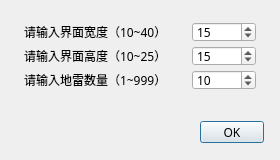
<?xml version="1.0" encoding="UTF-8"?>
<ui version="4.0">
 <class>CustomDialog</class>
 <widget class="QDialog" name="CustomDialog">
  <property name="geometry">
   <rect>
    <x>0</x>
    <y>0</y>
    <width>280</width>
    <height>160</height>
   </rect>
  </property>
  <property name="minimumSize">
   <size>
    <width>280</width>
    <height>160</height>
   </size>
  </property>
  <property name="maximumSize">
   <size>
    <width>280</width>
    <height>160</height>
   </size>
  </property>
  <property name="font">
   <font>
    <family>微软雅黑</family>
   </font>
  </property>
  <property name="windowTitle">
   <string>自定义 Mine Sweeper</string>
  </property>
  <widget class="QPushButton" name="pDoneButton">
   <property name="geometry">
    <rect>
     <x>200</x>
     <y>121</y>
     <width>64</width>
     <height>22</height>
    </rect>
   </property>
   <property name="font">
    <font>
     <family>微软雅黑</family>
     <pointsize>9</pointsize>
    </font>
   </property>
   <property name="text">
    <string>OK</string>
   </property>
  </widget>
  <widget class="QLabel" name="pWidthLabel">
   <property name="geometry">
    <rect>
     <x>24</x>
     <y>24</y>
     <width>160</width>
     <height>16</height>
    </rect>
   </property>
   <property name="font">
    <font>
     <family>微软雅黑</family>
    </font>
   </property>
   <property name="text">
    <string>请输入界面宽度（10~40）</string>
   </property>
  </widget>
  <widget class="QLabel" name="pHeightLabel">
   <property name="geometry">
    <rect>
     <x>24</x>
     <y>48</y>
     <width>160</width>
     <height>16</height>
    </rect>
   </property>
   <property name="font">
    <font>
     <family>微软雅黑</family>
    </font>
   </property>
   <property name="text">
    <string>请输入界面高度（10~25）</string>
   </property>
  </widget>
  <widget class="QLabel" name="pMineLabel">
   <property name="geometry">
    <rect>
     <x>24</x>
     <y>72</y>
     <width>160</width>
     <height>16</height>
    </rect>
   </property>
   <property name="font">
    <font>
     <family>微软雅黑</family>
    </font>
   </property>
   <property name="text">
    <string>请输入地雷数量（1~999）</string>
   </property>
  </widget>
  <widget class="QSpinBox" name="pWidthSpinBox">
   <property name="geometry">
    <rect>
     <x>192</x>
     <y>22</y>
     <width>64</width>
     <height>20</height>
    </rect>
   </property>
   <property name="buttonSymbols">
    <enum>QAbstractSpinBox::UpDownArrows</enum>
   </property>
   <property name="minimum">
    <number>10</number>
   </property>
   <property name="maximum">
    <number>40</number>
   </property>
   <property name="value">
    <number>15</number>
   </property>
  </widget>
  <widget class="QSpinBox" name="pHeightSpinBox">
   <property name="geometry">
    <rect>
     <x>192</x>
     <y>46</y>
     <width>64</width>
     <height>20</height>
    </rect>
   </property>
   <property name="minimum">
    <number>10</number>
   </property>
   <property name="maximum">
    <number>25</number>
   </property>
   <property name="value">
    <number>15</number>
   </property>
  </widget>
  <widget class="QSpinBox" name="pMineSpinBox">
   <property name="geometry">
    <rect>
     <x>192</x>
     <y>70</y>
     <width>64</width>
     <height>20</height>
    </rect>
   </property>
   <property name="minimum">
    <number>1</number>
   </property>
   <property name="maximum">
    <number>1000</number>
   </property>
   <property name="value">
    <number>10</number>
   </property>
  </widget>
 </widget>
 <resources/>
 <connections/>
</ui>
